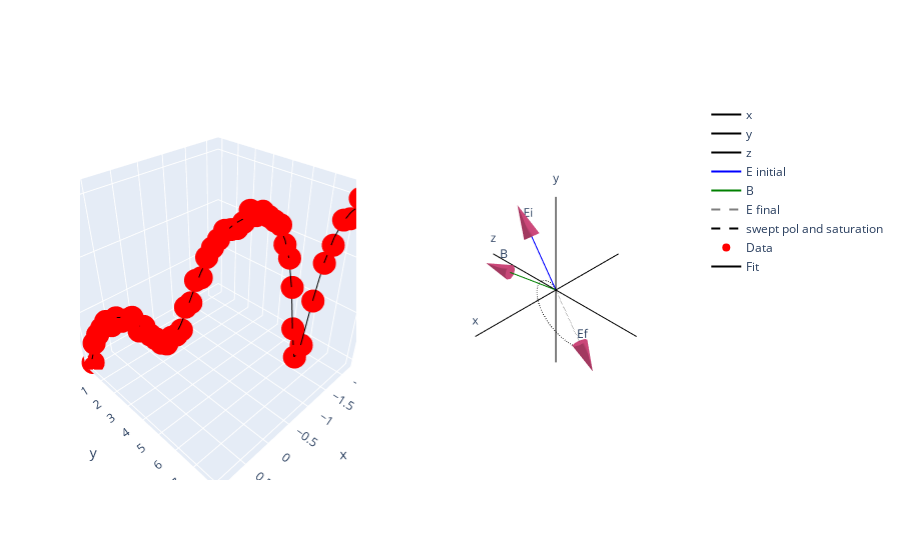

The notebook cell this image was saved under:
### Markdown cell above
Using the PolarVector and fitting algorithm, we can begin to figure out where the B vector is.

We assume that the $\hat{B}$ field is close to $\hat{B}_z$, and the $\hat{E}$ field is $\hat{y}$ nominally, but this is swept to get the curve.

### Code cell
# Generate Actual data
from ion_model import PolarVector, unwrap_angle, Yb171, GenerateTestData, FitFreeParams, calculate_171_pop
from plotly_wrapper import VectorPlot, Subplots, go
import matplotlib.pyplot as plt
import numpy as np

vp = VectorPlot()

# Define the true vectors and parameters of the experiment (used to generate test data)
E = PolarVector(1, np.pi/2, np.arccos(1/np.sqrt(3)))
B = PolarVector(1, 0, np.pi/16)
yb171 = Yb171()
# define the True parameters for a polarisation sweep
thetaBE935 = yb171.optimal_thetaBE
# define other constants
s935 = 1                            # At saturation
zeeman = 0.5 * yb171.Gamma_2P12     # half of the linewidth of the 2S1/2 <-> 2P1/2 transition
detuning370 = 0.5 * yb171.Gamma_2P12   # Detuning from excited state by half of the linewidth of the 2S1/2 <-> 2P1/2 transition
detuning935 = 0.0

# Sweep E polarisation and saturation parameter
s370 = np.linspace(0, 8, 51)

# Polarisation is swept using the E PolarVector
num_steps = 50
# angle per step
angle_step = -np.pi/(num_steps)
# Define all the E vectors (magnitude is going up linearly to mimick saturation sweep)
allE = {f"E{i}": PolarVector((i+1)/num_steps, E.theta, E.phi + angle_step * i) for i in range(num_steps + 1)}
# Calculate thetaBE for each of the E vectors
thetaBE370 = np.array([B.calculate_angle_between(Evec) for Evec in allE.values()])
# Get the change in phi
allPhi = [vec.phi for vec in allE.values()]

# Unwrap thetaBE370 array because theta is always pos, but it should go pos to negative
# thetaBE370 = unwrap_angle(thetaBE370)
# Prepare an arc using the x, y, z values of the E vectors
draw_vec_line = np.array([E.v[:, 1] for E in allE.values()])
# Break them out seperately
x, y, z = draw_vec_line[:, 0], draw_vec_line[:, 1], draw_vec_line[:, 2]
# Add the arc to the vector plot
vp.add_line(x=x, y=y, z=z, line={"color": "black", "dash": "dash"}, name="swept pol and saturation")

# Calculate the test data
TestData = GenerateTestData(detuning370=detuning370, 
                            s_370=s370, 
                            s_935=s935, 
                            zeeman=zeeman, 
                            thetaBE370=thetaBE370, 
                            thetaBE935=thetaBE935, 
                            make_mesh=False)

# Randomise test data
TestData.randomise(0.0007**2)

# Now prepare for the fit. We assume the independent variables are known
x = (thetaBE370, s370)
# "Measured" data
y = TestData.excited_pop_171
# Var names need to be spelled correctly to work. ValueError will be raised otherwise.
x_var_names = ("thetaBE370", "s_370")
yb_model = calculate_171_pop

# Pass args into FitFreeParams
fitting_tool = FitFreeParams(x, y, x_var_names, yb_model)

# Check the free parameters
print(fitting_tool.free_params)

# Define initial conditions (in order of fitting_tool.free_params)
p0 = [5e6 * 2 * np.pi, -0.1e6 * 2 * np.pi, 0.8, 0.4 * yb171.Gamma_2P12, 1]
# Fit data
popt, pcov = fitting_tool.fit(p0=p0)

# Re-calculate the curve
fitted_population = fitting_tool.fit_func((thetaBE370, s370), *popt)

# Put test data and curve-fit into graph object
surface_go = [go.Scatter3d(x=allPhi, y=TestData.mesh_171.s0_370, z=TestData.excited_pop_171, mode='markers', marker={"color": "red"}, name="Data")]
surface_go.append(go.Scatter3d(x=allPhi, y=s370, z=fitted_population, mode='lines', line={"color": "black"}, name="Fit"))

# Add vectors
vp.add_vector({"E initial": E}, {"line": {"color": "blue"}, "text": ["", "Ei"]})
vp.add_vector({"B": B}, {"line": {"color": "green"}, "text": ["", "B"]})
vp.add_vector({"E final": allE[f"E{num_steps}"]}, {"line": {"color": "rgba(0, 0, 0, 0.5)", "dash": "dash"}, "text": ["", "Ef"]})

# rotate vector plot
vp.align_vectors_with_experiment()
# prepare plot
vp.prepare_plot()

# use graph objects in vector plot in subplots class. Defining subplots
sub = Subplots(rows=1, cols=2, specs=[[{'type': 'scene'}, {'type': 'scene'}]])
# update subplots with graph objects
sub.update_subplot(1, 2, vp.graph_objects,
                   update_scenes_kwargs=dict(xaxis_visible=False, yaxis_visible=False, zaxis_visible=False))
sub.update_subplot(1, 1, surface_go, 
                   xaxis_kwargs=dict(title_text="thetaBE"), 
                   yaxis_kwargs=dict(title_text="s370"))

# show subplot
sub.fig.show()

### Figure 1 — Plotly figure (JSON) as saved in the notebook; plotly's stock layout.template omitted (floating-point values rounded to 4 significant figures)
{"data": [{"line": {"color": "black"}, "mode": "lines+text", "name": "x", "scene": "scene2", "text": ["", "x"], "type": "scatter3d", "x": [-1.5, 1.5], "y": [0, -1.837e-16], "z": [0, 1.125e-32]}, {"line": {"color": "black"}, "mode": "lines+text", "name": "y", "scene": "scene2", "text": ["", "y"], "type": "scatter3d", "x": [0, 1.837e-16], "y": [-9.185e-17, -9.185e-17], "z": [-1.5, 1.5]}, {"line": {"color": "black"}, "mode": "lines+text", "name": "z", "scene": "scene2", "text": ["", "z"], "type": "scatter3d", "x": [0, 0], "y": [1.5, -1.5], "z": [-9.185e-17, 9.185e-17]}, {"line": {"color": "blue"}, "mode": "lines+text", "name": "E initial", "scene": "scene2", "text": ["", "Ei"], "type": "scatter3d", "x": [0, 5e-17], "y": [0, -0.5774], "z": [0, 0.8165]}, {"scene": "scene2", "showscale": false, "sizemode": "absolute", "sizeref": 0.5, "type": "cone", "u": [5e-17], "v": [-0.5774], "w": [0.8165], "x": [5e-17, 0], "y": [-0.5774, 0], "z": [0.8165, 0]}, {"line": {"color": "green"}, "mode": "lines+text", "name": "B", "scene": "scene2", "text": ["", "B"], "type": "scatter3d", "x": [0, 0.1951], "y": [0, -0.9808], "z": [0, 6.006e-17]}, {"scene": "scene2", "showscale": false, "sizemode": "absolute", "sizeref": 0.5, "type": "cone", "u": [0.1951], "v": [-0.9808], "w": [6.006e-17], "x": [0.1951, 0], "y": [-0.9808, 0], "z": [6.006e-17, 0]}, {"line": {"color": "rgba(0, 0, 0, 0.5)", "dash": "dash"}, "mode": "lines+text", "name": "E final", "scene": "scene2", "text": ["", "Ef"], "type": "scatter3d", "x": [0, -5.1e-17], "y": [0, 0.5889], "z": [0, -0.8328]}, {"scene": "scene2", "showscale": false, "sizemode": "absolute", "sizeref": 0.5, "type": "cone", "u": [-5.1e-17], "v": [0.5889], "w": [-0.8328], "x": [-5.1e-17, 0], "y": [0.5889, 0], "z": [-0.8328, 0]}, {"line": {"color": "black", "dash": "dash"}, "mode": "lines", "name": "swept pol and saturation", "scene": "scene2", "type": "scatter3d", "x": [9.999e-19, 1.907e-18, 2.71e-18, 3.399e-18, 3.963e-18, 4.395e-18, 4.686e-18, 4.83e-18, 4.821e-18, 4.654e-18, 4.327e-18, 3.837e-18, 3.184e-18, 2.367e-18, 1.389e-18, 2.516e-19, -1.04e-18, -2.482e-18, -4.066e-18, -5.786e-18, -7.633e-18, -9.596e-18, -1.166e-17, -1.383e-17, -1.607e-17, -1.838e-17, -2.075e-17, -2.315e-17, -2.557e-17, -2.801e-17, -3.042e-17, -3.282e-17, -3.516e-17, -3.744e-17, -3.965e-17, -4.175e-17, -4.374e-17, -4.56e-17, -4.73e-17, -4.885e-17, -5.021e-17, -5.137e-17, -5.233e-17, -5.306e-17, -5.355e-17, -5.38e-17, -5.378e-17, -5.351e-17, -5.295e-17, -5.212e-17, -5.1e-17], "y": [-0.01155, -0.0251, -0.04051, -0.05761, -0.07623, -0.09617, -0.1172, -0.1392, -0.1619, -0.185, -0.2083, -0.2317, -0.2547, -0.2773, -0.2991, -0.32, -0.3396, -0.3577, -0.3742, -0.3887, -0.4011, -0.4111, -0.4187, -0.4236, -0.4256, -0.4246, -0.4205, -0.4131, -0.4024, -0.3884, -0.3708, -0.3498, -0.3254, -0.2974, -0.266, -0.2313, -0.1932, -0.152, -0.1077, -0.06048, -0.01053, 0.04198, 0.09682, 0.1538, 0.2126, 0.273, 0.3348, 0.3976, 0.4611, 0.5249, 0.5889], "z": [0.01633, 0.03115, 0.04426, 0.05551, 0.06473, 0.07177, 0.07653, 0.07887, 0.07872, 0.07601, 0.07066, 0.06267, 0.05199, 0.03866, 0.02268, 0.004108, -0.01699, -0.04053, -0.06641, -0.09449, -0.1246, -0.1567, -0.1905, -0.2258, -0.2625, -0.3002, -0.3388, -0.3781, -0.4177, -0.4574, -0.4969, -0.5359, -0.5742, -0.6115, -0.6475, -0.6818, -0.7143, -0.7446, -0.7725, -0.7977, -0.8199, -0.839, -0.8545, -0.8665, -0.8745, -0.8785, -0.8784, -0.8738, -0.8648, -0.8511, -0.8328]}, {"marker": {"color": "red"}, "mode": "markers", "name": "Data", "scene": "scene", "type": "scatter3d", "x": [0.9553, 0.8925, 0.8297, 0.7668, 0.704, 0.6412, 0.5783, 0.5155, 0.4527, 0.3898, 0.327, 0.2642, 0.2013, 0.1385, 0.07567, 0.01284, -0.04999, -0.1128, -0.1757, -0.2385, -0.3013, -0.3642, -0.427, -0.4898, -0.5526, -0.6155, -0.6783, -0.7411, -0.804, -0.8668, -0.9296, -0.9925, -1.055, -1.118, -1.181, -1.244, -1.307, -1.369, -1.432, -1.495, -1.558, -1.621, -1.684, -1.746, -1.809, -1.872, -1.935, -1.998, -2.061, -2.123, -2.186], "y": [0, 0.16, 0.32, 0.48, 0.64, 0.8, 0.96, 1.12, 1.28, 1.44, 1.6, 1.76, 1.92, 2.08, 2.24, 2.4, 2.56, 2.72, 2.88, 3.04, 3.2, 3.36, 3.52, 3.68, 3.84, 4, 4.16, 4.32, 4.48, 4.64, 4.8, 4.96, 5.12, 5.28, 5.44, 5.6, 5.76, 5.92, 6.08, 6.24, 6.4, 6.56, 6.72, 6.88, 7.04, 7.2, 7.36, 7.52, 7.68, 7.84, 8], "z": [-0.0007811, 0.003868, 0.005811, 0.007249, 0.008772, 0.007825, 0.009537, 0.008776, 0.009159, 0.00965, 0.006639, 0.007667, 0.005757, 0.004887, 0.003866, 0.003691, 0.005257, 0.005749, 0.00689, 0.01176, 0.01267, 0.01708, 0.01759, 0.02131, 0.02303, 0.02442, 0.02595, 0.02606, 0.02623, 0.0272, 0.02915, 0.0283, 0.029, 0.02817, 0.02746, 0.02684, 0.02356, 0.02118, 0.01573, 0.007138, 0.0005846, 0.003408, 0.01303, 0.02026, 0.02344, 0.0276, 0.0278, 0.03094, 0.03115, 0.03008, 0.02951]}, {"line": {"color": "black"}, "mode": "lines", "name": "Fit", "scene": "scene", "type": "scatter3d", "x": [0.9553, 0.8925, 0.8297, 0.7668, 0.704, 0.6412, 0.5783, 0.5155, 0.4527, 0.3898, 0.327, 0.2642, 0.2013, 0.1385, 0.07567, 0.01284, -0.04999, -0.1128, -0.1757, -0.2385, -0.3013, -0.3642, -0.427, -0.4898, -0.5526, -0.6155, -0.6783, -0.7411, -0.804, -0.8668, -0.9296, -0.9925, -1.055, -1.118, -1.181, -1.244, -1.307, -1.369, -1.432, -1.495, -1.558, -1.621, -1.684, -1.746, -1.809, -1.872, -1.935, -1.998, -2.061, -2.123, -2.186], "y": [0, 0.16, 0.32, 0.48, 0.64, 0.8, 0.96, 1.12, 1.28, 1.44, 1.6, 1.76, 1.92, 2.08, 2.24, 2.4, 2.56, 2.72, 2.88, 3.04, 3.2, 3.36, 3.52, 3.68, 3.84, 4, 4.16, 4.32, 4.48, 4.64, 4.8, 4.96, 5.12, 5.28, 5.44, 5.6, 5.76, 5.92, 6.08, 6.24, 6.4, 6.56, 6.72, 6.88, 7.04, 7.2, 7.36, 7.52, 7.68, 7.84, 8], "z": [0, 0.00299, 0.005331, 0.007085, 0.008326, 0.009121, 0.009522, 0.009571, 0.009304, 0.008754, 0.007966, 0.007005, 0.005971, 0.005017, 0.00434, 0.004167, 0.004691, 0.005998, 0.008017, 0.01054, 0.01328, 0.01599, 0.0185, 0.02071, 0.02259, 0.02414, 0.0254, 0.02641, 0.02718, 0.02775, 0.02812, 0.0283, 0.02828, 0.02799, 0.02737, 0.02624, 0.02429, 0.02096, 0.01534, 0.007008, 0.0002617, 0.003643, 0.01293, 0.02024, 0.02465, 0.02723, 0.02878, 0.02973, 0.03031, 0.03065, 0.03082]}], "layout": {"scene": {"domain": {"x": [0, 0.45], "y": [0, 1]}}, "scene2": {"domain": {"x": [0.55, 1], "y": [0, 1]}, "xaxis": {"visible": false}, "yaxis": {"visible": false}, "zaxis": {"visible": false}}}}
